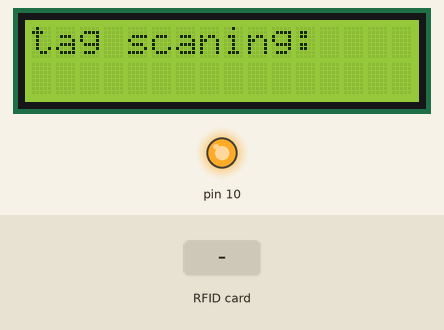
The sketch below on a simulated Arduino Uno, built with avr-gcc and run on an emulated ATmega328P. On the bench: 16×2 character LCD, output pins drawn as LEDs (lit = HIGH). Inputs (shaded band) come from the test bench. What the sketch prints to the serial monitor is not drawn.

Above: at 1.3 s.
1.4 s: RFID card 5E 7A 19 C4 held to the reader
At 1.9 s:
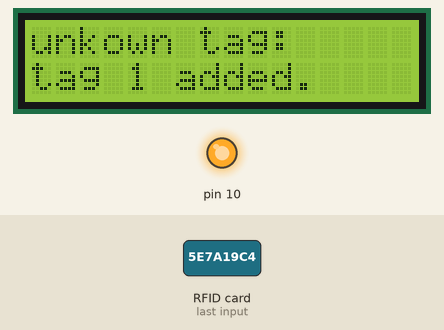
3.9 s: RFID card 5E 7A 19 C4 held to the reader
At 4.6 s:
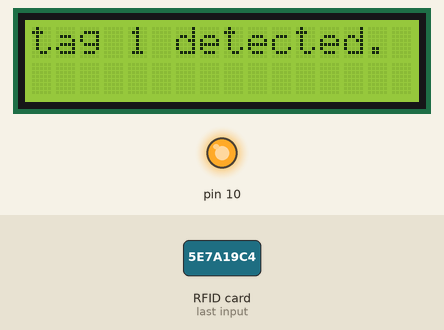
Timing chart, 0 to 6.9 s (numbered marks = the images above; inputs shaded):
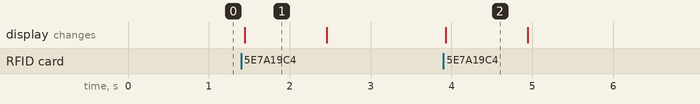

Measured:
- after the input at 1.4 s, the display: changes at once (image 1)
- after the input at 3.9 s, the display: changes at once (image 2)
- what the display in image 1 shows lasts 1.1 s, from 1.4 s to 2.5 s

The sketch:

rfid_module.ino
```cpp
#include <SPI.h>
#include <MFRC522.h>
#include <LiquidCrystal_I2C.h>

LiquidCrystal_I2C lcd(0x27, 16, 2);

#define SS_PIN 5
#define RST_PIN 4

MFRC522 rfid(SS_PIN, RST_PIN); // Instance of the class

MFRC522::MIFARE_Key key;

// Init array that will store new NUID
byte nuidPICC_1[4]; // Array to store Student 1's card ID
byte nuidPICC_2[4]; // Array to store Student 2's card ID

void setup() {
  Serial.begin(115200);

lcd.init();
  lcd.backlight();
  lcd.clear();

  SPI.begin();          // Init SPI bus
  rfid.PCD_Init();      // Init MFRC522

  // Initialize keys
  for (byte i = 0; i < 6; i++) {
    key.keyByte[i] = 0xFF;
  }

  Serial.println(F("This code scans the MIFARE Classic NUID."));
  Serial.print(F("Using the following key:"));
  printHex(key.keyByte, MFRC522::MF_KEY_SIZE);
  lcd.clear();
  lcd.setCursor(0, 0);
lcd.print("tag scaning:");

  // Initialize card IDs to empty
  memset(nuidPICC_1, 0, sizeof(nuidPICC_1));
  memset(nuidPICC_2, 0, sizeof(nuidPICC_2));
}

void loop() {
  // Reset the loop if no new card present on the sensor/reader. This saves the entire process when idle.
  if (!rfid.PICC_IsNewCardPresent())
    return;

  // Verify if the NUID has been read
  if (!rfid.PICC_ReadCardSerial())
    return;

  // Check if the card is of MIFARE Classic type
  MFRC522::PICC_Type piccType = rfid.PICC_GetType(rfid.uid.sak);
  if (piccType != MFRC522::PICC_TYPE_MIFARE_MINI &&
      piccType != MFRC522::PICC_TYPE_MIFARE_1K &&
      piccType != MFRC522::PICC_TYPE_MIFARE_4K) {
    Serial.println(F("Your tag is not of type MIFARE Classic."));
    lcd.setCursor(0,0);
    lcd.print("invalid tag!!!");
    delay(1000);
    lcd.clear();
    lcd.setCursor(0, 0);
    lcd.print("tag scaning:");
    return;
  }

  // Check if the card matches Student 1's card
  if (memcmp(rfid.uid.uidByte, nuidPICC_1, sizeof(nuidPICC_1)) == 0) {
    Serial.println(F("Student 1 detected."));
    lcd.clear();
    lcd.print("tag 1 detected.");
    delay(1000);
    lcd.clear();
    lcd.setCursor(0, 0);
    lcd.print("tag scaning:");
  }
  // Check if the card matches Student 2's card
  else if (memcmp(rfid.uid.uidByte, nuidPICC_2, sizeof(nuidPICC_2)) == 0) {
    Serial.println(F("Student 2 detected."));
    lcd.clear();
    lcd.print("tag 2 detected.");
    delay(1000);
    lcd.clear();
    lcd.setCursor(0, 0);
    lcd.print("tag scaning:");
  }
  // If the card doesn't match either, it's a new card
  else {
    Serial.println(F("Unknown card detected."));
    // Assign the new card ID to the first available slot
    if (memcmp(nuidPICC_1, "\0\0\0\0", sizeof(nuidPICC_1)) == 0) {
      memcpy(nuidPICC_1, rfid.uid.uidByte, sizeof(nuidPICC_1));
      Serial.println(F("Recorded as Student 1."));
      lcd.clear();
      lcd.setCursor(0, 0);
      lcd.print("unkown tag:");
      lcd.setCursor(0, 1);
      lcd.print("tag 1 added.");
    delay(1000);
    lcd.clear();
    lcd.setCursor(0, 0);
    lcd.print("tag scaning:");
    }
    else if (memcmp(nuidPICC_2, "\0\0\0\0", sizeof(nuidPICC_2)) == 0) {
      memcpy(nuidPICC_2, rfid.uid.uidByte, sizeof(nuidPICC_2));
      Serial.println(F("Recorded as Student 2."));
      lcd.clear();
      lcd.setCursor(0, 0);
      lcd.print("unkown tag:");
      lcd.setCursor(0, 1);
      lcd.print("tag 2 added.");
    delay(1000);
    lcd.clear();
    lcd.setCursor(0, 0);
    lcd.print("tag scaning:");
    }
    else {
      Serial.println(F("No more space for new cards."));
      lcd.clear();
      lcd.print("space full !!!");
    delay(1000);
    lcd.clear();
    lcd.setCursor(0, 0);
    lcd.print("tag scaning:");
    }
  }

  // Halt PICC
  rfid.PICC_HaltA();

  // Stop encryption on PCD
  rfid.PCD_StopCrypto1();
}

/**
 * Helper routine to dump a byte array as hex values to Serial.
 */
void printHex(byte *buffer, byte bufferSize) {
  for (byte i = 0; i < bufferSize; i++) {
    Serial.print(buffer[i] < 0x10 ? " 0" : " ");
    Serial.print(buffer[i], HEX);
  }
}
```
